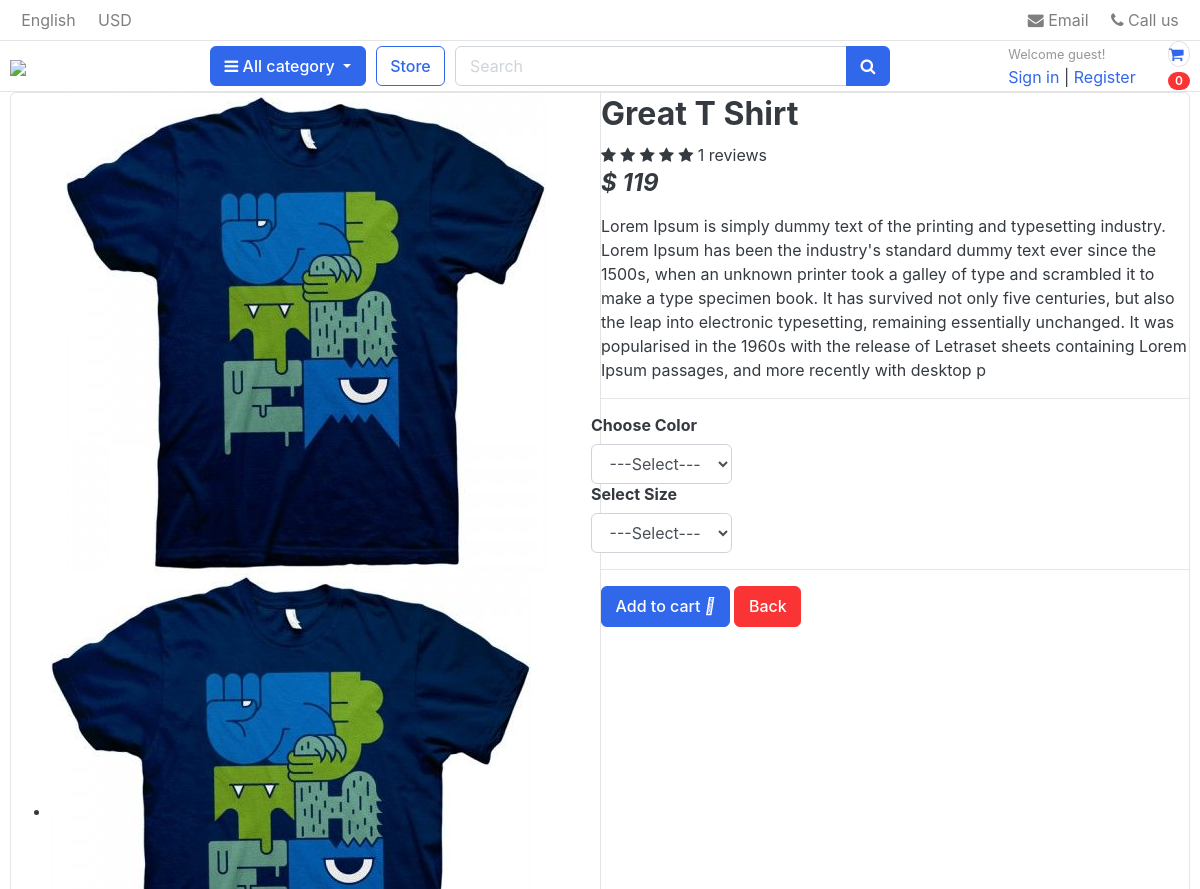
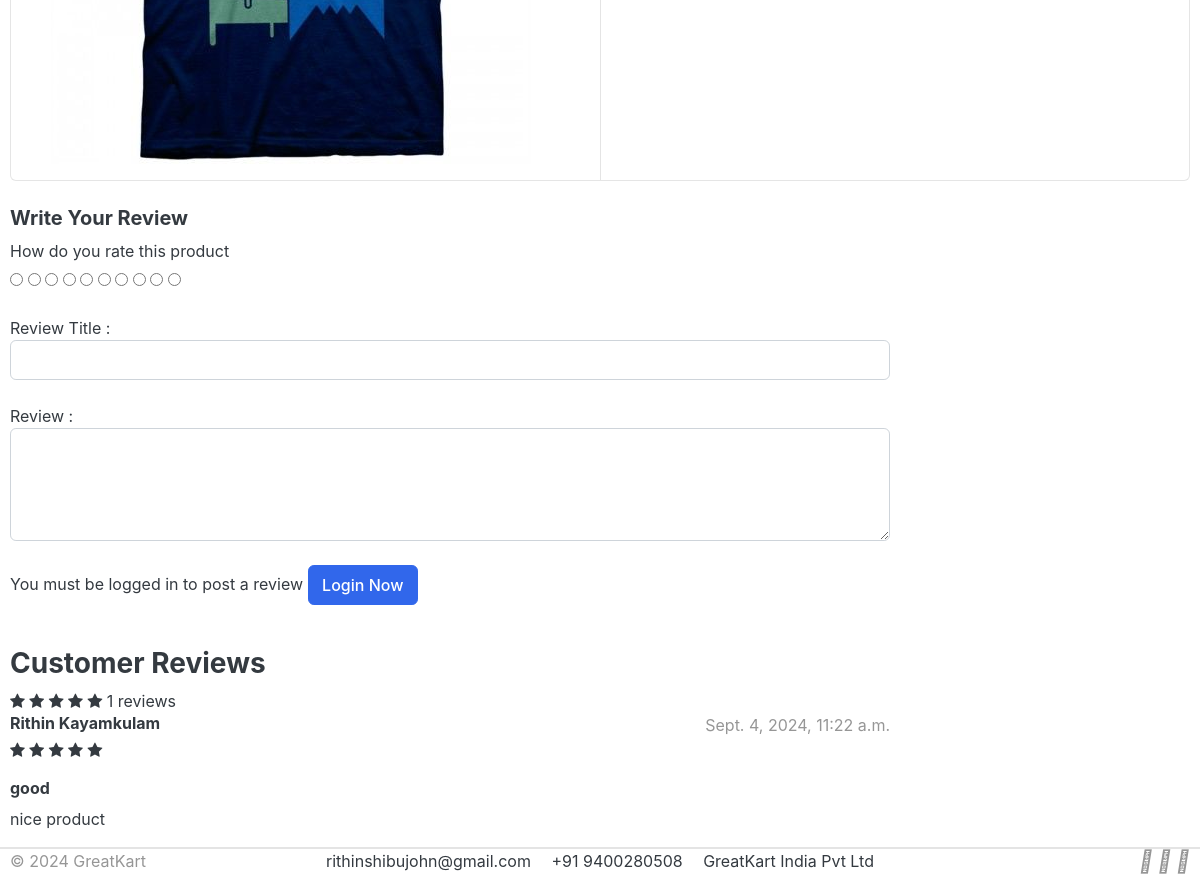
The page /store/category/t-shirt/great-t-shirt/ on the database as committed earlier (2 pictures, top to bottom).
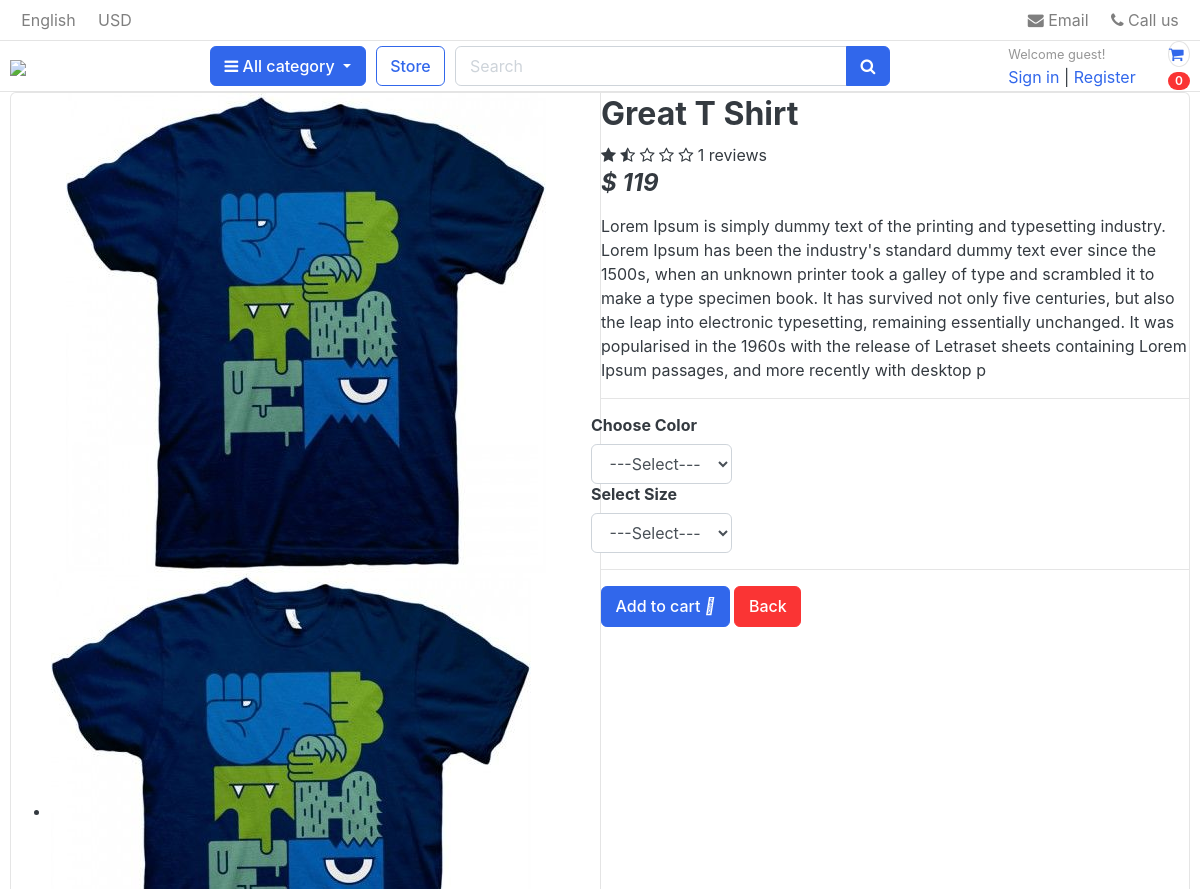
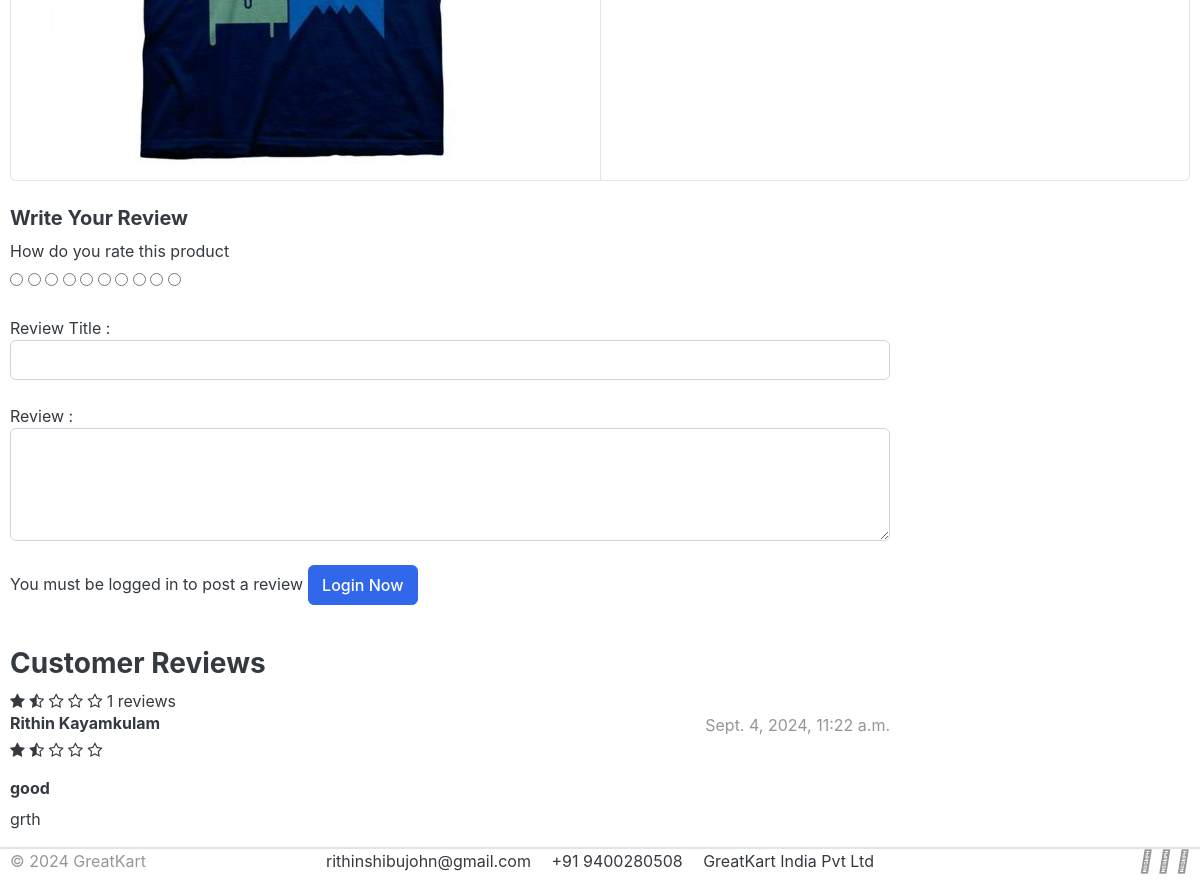
The same page on the database as committed later (2 pictures, top to bottom).
### store/models.py (models this page shows, shortened)
class Product(models.Model):
    product_name = models.CharField(max_length=200, unique=True)
    slug = models.SlugField(max_length=200, unique=True)
    description = models.TextField(max_length=500, blank=True)
    price = models.IntegerField()
    images = models.ImageField(upload_to='photos/products')
    stock = models.IntegerField()
    is_available = models.BooleanField(default=True)
    category = models.ForeignKey(Category, on_delete=models.CASCADE)
    created_date = models.DateTimeField(auto_now_add=True)
    modified_date = models.DateTimeField(auto_now=True)
    def averageReview(self):
        reviews = ReviewRating.objects.filter(product=self, status=True).aggregate(average=Avg('rating'))
        avg = 0
        if reviews['average'] is not None:
            avg = float(reviews['average'])
            return avg
    def countReview(self):
        reviews = ReviewRating.objects.filter(product=self, status=True).aggregate(count=Count('id'))
        count = 0
        if reviews['count'] is not None:
            count = int(reviews['count'])
            return count

class ReviewRating(models.Model):
    product = models.ForeignKey(Product, on_delete=models.CASCADE)
    user = models.ForeignKey(Account, on_delete=models.CASCADE )
    subject = models.CharField(max_length=100, blank=True)
    review = models.TextField(max_length=500, blank=True)
    rating = models.FloatField()
    ip = models.CharField(max_length=20, blank=True)
    status = models.BooleanField(default=True)
    created_at = models.DateTimeField(auto_now_add=True)
    updated_at = models.DateTimeField(auto_now_add=True)

### accounts/models.py (models this page shows, shortened)
class Account(AbstractBaseUser):
    first_name = models.CharField(max_length=50)
    last_name = models.CharField(max_length=50)
    username = models.CharField(max_length= 50, unique=True)
    email = models.EmailField(max_length=100, unique=True)
    phone_number = models.CharField(max_length=50)
    date_joined = models.DateTimeField(auto_now_add=True)
    last_login = models.DateTimeField(auto_now_add=True)
    is_admin = models.BooleanField(default=False)
    is_staff = models.BooleanField(default=False)
    is_active = models.BooleanField(default=False)
    is_superadmin = models.BooleanField(default=False)
    USERNAME_FIELD = 'email'
    REQUIRED_FIELDS = ['username','first_name','last_name']
    objects = MyAccountManager()
    def full_name(self):
        return f'{self.first_name} {self.last_name}'

### store/views.py (the view)
# urls.py: path('category/<slug:category_slug>/<slug:product_slug>/',views.product_detail,name='product_detail'),
def product_detail(request, category_slug, product_slug):
    try :
        single_product = Product.objects.get(category__slug=category_slug, slug=product_slug)
        in_cart = CartItem.objects.filter(cart__cart_id=_cart_id(request), product=single_product).exists()
    except Exception as e:
        raise e
    if request.user.is_authenticated:
        try:
            orderproduct = OrderProduct.objects.filter(user=request.user, product_id=single_product.id).exists()
        except OrderProduct.DoesNotExist:
            orderproduct = None
    else:
        orderproduct = None
    reviews = ReviewRating.objects.filter(product_id=single_product.id, status=True)
    product_gallery = ProductGallery.objects.filter(product_id=single_product.id)
    print(product_gallery)
    context = {
        'single_product': single_product,
        'in_cart': in_cart,
        'orderproduct': orderproduct,
        'reviews': reviews,
        'product_gallery': product_gallery
    }
    return render(request, 'store/product_detail.html',context)

### carts/context_processor.py (called while the page is built)
def counter(request):
    cart_count = 0
    if 'admin' in request.path:
        return {}
    else:
        try:
            cart = Cart.objects.filter(cart_id=_cart_id(request))
            if request.user.is_authenticated:
                cart_items = CartItem.objects.all().filter(user=request.user)
            else:
                cart_items = CartItem.objects.all().filter(cart=cart[:1])
            for cart_item in cart_items:
                cart_count +=  cart_item.quantity
        except Cart.DoesNotExist:
            cart_count = 0
    return dict(cart_count=cart_count)

### carts/views.py (called while the page is built)
def _cart_id(request):
    cart = request.session.session_key
    if not cart:
        cart = request.session.create()
    return cart

### category/context_processors.py (called while the page is built)
def menu_links(request):
    links = Category.objects.all()
    return dict(links=links)

### category/models.py (called while the page is built)
    def get_url(self):
        return reverse('products_by_category', args=[self.slug])

### store/models.py (called while the page is built)
    def colors(self):
        return super(VariationManager, self).filter(variation_category='color', is_active=True)

    def sizes(self):
        return super(VariationManager, self).filter(variation_category='size', is_active=True)

### templates/store/product_detail.html (shortened to what the changed rows need)
{% extends 'base.html' %}
{% load static %}
{% block content %}
<section class="section-content padding-y bg">
    <div class="container">
    <div class="card">
        <div class="row no-gutters">
            <main class="col-md-6 border-left">
              <form action="{% url 'add_cart' single_product.id %}" method="POST">
                <article class="content-body">
                <h2 class="title">{{ single_product.product_name }}</h2>
                <div class="rating-star">
                    <span>
                        <i class="fa fa-star{% if single_product.averageReview < 0.5 %}-o {% elif single_product.averageReview >= 0.5 and single_product.averageReview < 1 %}-half-o{% endif %}" aria-hidden="true"></i>
                        <i class="fa fa-star{% if single_product.averageReview < 1.5 %}-o {% elif single_product.averageReview >= 1.5 and single_product.averageReview < 2 %}-half-o{% endif %}" aria-hidden="true"></i>
                        <i class="fa fa-star{% if single_product.averageReview < 2.5 %}-o {% elif single_product.averageReview >= 2.5 and single_product.averageReview < 3 %}-half-o{% endif %}" aria-hidden="true"></i>
                        <i class="fa fa-star{% if single_product.averageReview < 3.5 %}-o {% elif single_product.averageReview >= 3.5 and single_product.averageReview < 4 %}-half-o{% endif %}" aria-hidden="true"></i>
                        <i class="fa fa-star{% if single_product.averageReview < 4.5 %}-o {% elif single_product.averageReview >= 4.5 and single_product.averageReview < 5 %}-half-o{% endif %}" aria-hidden="true"></i>
                        <span>{{single_product.countReview}} reviews</span>
                    </span>
                </div>
                </article>
    </form>
            </main>
        </div>
    </div>
    <br>
    <div class="row">
                <div class="col-md-9">
        <br>
        <header class="section-heading">
            <span>
                <div class="rating-star">
                    <span>
                        <i class="fa fa-star{% if single_product.averageReview < 0.5 %}-o {% elif single_product.averageReview >= 0.5 and single_product.averageReview < 1 %}-half-o{% endif %}" aria-hidden="true"></i>
                        <i class="fa fa-star{% if single_product.averageReview < 1.5 %}-o {% elif single_product.averageReview >= 1.5 and single_product.averageReview < 2 %}-half-o{% endif %}" aria-hidden="true"></i>
                        <i class="fa fa-star{% if single_product.averageReview < 2.5 %}-o {% elif single_product.averageReview >= 2.5 and single_product.averageReview < 3 %}-half-o{% endif %}" aria-hidden="true"></i>
                        <i class="fa fa-star{% if single_product.averageReview < 3.5 %}-o {% elif single_product.averageReview >= 3.5 and single_product.averageReview < 4 %}-half-o{% endif %}" aria-hidden="true"></i>
                        <i class="fa fa-star{% if single_product.averageReview < 4.5 %}-o {% elif single_product.averageReview >= 4.5 and single_product.averageReview < 5 %}-half-o{% endif %}" aria-hidden="true"></i>
                        <span>{{single_product.countReview}} reviews</span>
                    </span>
                </div>
            </span>
        </header>
        {% for review in reviews %}
            <article class="box mb-3">
                <div class="icontext w-100">
                    <div class="text">
                        <span class="date text-muted float-md-right">{{review.updated_at}}</span>
                        <h6 class="mb-1">{{review.user.full_name}}</h6>
                        <div class="rating-star">
                            <span>
                                <i class="fa fa-star{% if review.rating == 0.5 %}-half-o{% elif review.rating < 1 %}-o{% endif %}" aria-hidden="true"></i>
                                <i class="fa fa-star{% if review.rating == 1.5 %}-half-o{% elif review.rating < 2 %}-o{% endif %}" aria-hidden="true"></i>
                                <i class="fa fa-star{% if review.rating == 2.5 %}-half-o{% elif review.rating < 3 %}-o{% endif %}" aria-hidden="true"></i>
                                <i class="fa fa-star{% if review.rating == 3.5 %}-half-o{% elif review.rating < 4 %}-o{% endif %}" aria-hidden="true"></i>
                                <i class="fa fa-star{% if review.rating == 4.5 %}-half-o{% elif review.rating < 5 %}-o{% endif %}" aria-hidden="true"></i>
                            </span>
                        </div>
                    </div>
                </div>
                <div class="mt-3">
                    <h6>{{review.subject}}</h6>
                    <p>
                    {{review.review}}
                    </p>
                </div>
            </article>
        {% endfor %}
        </div>
    </div>
    </div>
    </section>
{% endblock %}

Rows that differ between the two databases and show on the page:
changed ReviewRating "good": rating 5 → 1.5 (drawn); review "nice product" → "grth"
